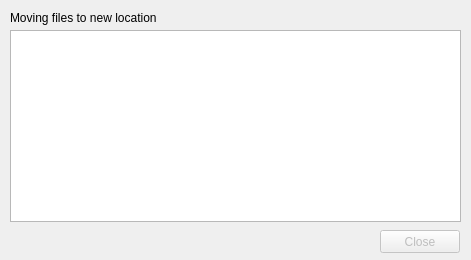
<?xml version="1.0" encoding="UTF-8"?>
<ui version="4.0">
 <class>MoveFilesDialog</class>
 <widget class="QDialog" name="MoveFilesDialog">
  <property name="windowModality">
   <enum>Qt::ApplicationModal</enum>
  </property>
  <property name="enabled">
   <bool>true</bool>
  </property>
  <property name="geometry">
   <rect>
    <x>0</x>
    <y>0</y>
    <width>471</width>
    <height>260</height>
   </rect>
  </property>
  <property name="sizePolicy">
   <sizepolicy hsizetype="Fixed" vsizetype="Fixed">
    <horstretch>0</horstretch>
    <verstretch>0</verstretch>
   </sizepolicy>
  </property>
  <property name="minimumSize">
   <size>
    <width>471</width>
    <height>260</height>
   </size>
  </property>
  <property name="maximumSize">
   <size>
    <width>471</width>
    <height>260</height>
   </size>
  </property>
  <property name="windowTitle">
   <string>Moving files</string>
  </property>
  <property name="layoutDirection">
   <enum>Qt::LeftToRight</enum>
  </property>
  <widget class="QPushButton" name="closeButton">
   <property name="enabled">
    <bool>false</bool>
   </property>
   <property name="geometry">
    <rect>
     <x>380</x>
     <y>230</y>
     <width>80</width>
     <height>23</height>
    </rect>
   </property>
   <property name="text">
    <string>Close</string>
   </property>
  </widget>
  <widget class="QLabel" name="label">
   <property name="enabled">
    <bool>true</bool>
   </property>
   <property name="geometry">
    <rect>
     <x>10</x>
     <y>10</y>
     <width>168</width>
     <height>16</height>
    </rect>
   </property>
   <property name="text">
    <string>Moving files to new location</string>
   </property>
  </widget>
  <widget class="QTextEdit" name="log">
   <property name="enabled">
    <bool>true</bool>
   </property>
   <property name="geometry">
    <rect>
     <x>10</x>
     <y>30</y>
     <width>451</width>
     <height>192</height>
    </rect>
   </property>
   <property name="sizePolicy">
    <sizepolicy hsizetype="Expanding" vsizetype="Expanding">
     <horstretch>0</horstretch>
     <verstretch>0</verstretch>
    </sizepolicy>
   </property>
   <property name="readOnly">
    <bool>true</bool>
   </property>
  </widget>
 </widget>
 <resources/>
 <connections>
  <connection>
   <sender>closeButton</sender>
   <signal>clicked()</signal>
   <receiver>MoveFilesDialog</receiver>
   <slot>accept()</slot>
   <hints>
    <hint type="sourcelabel">
     <x>360</x>
     <y>194</y>
    </hint>
    <hint type="destinationlabel">
     <x>251</x>
     <y>195</y>
    </hint>
   </hints>
  </connection>
 </connections>
</ui>
